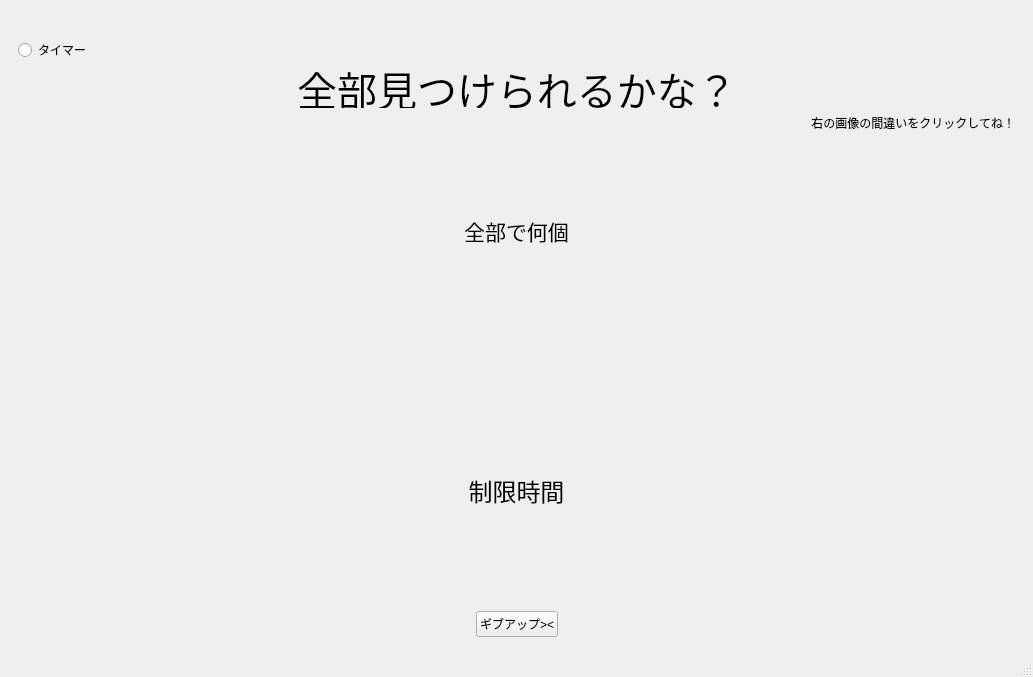
<?xml version="1.0" encoding="UTF-8"?>
<ui version="4.0">
 <class>MainWindow</class>
 <widget class="QMainWindow" name="MainWindow">
  <property name="geometry">
   <rect>
    <x>0</x>
    <y>0</y>
    <width>1033</width>
    <height>677</height>
   </rect>
  </property>
  <property name="minimumSize">
   <size>
    <width>1000</width>
    <height>611</height>
   </size>
  </property>
  <property name="windowTitle">
   <string>MainWindow</string>
  </property>
  <widget class="QWidget" name="centralwidget">
   <layout class="QHBoxLayout" name="horizontalLayout_3">
    <item>
     <widget class="QStackedWidget" name="stackedWidget">
      <property name="currentIndex">
       <number>1</number>
      </property>
      <widget class="QWidget" name="page">
       <layout class="QVBoxLayout" name="verticalLayout_2">
        <item>
         <layout class="QHBoxLayout" name="horizontalLayout_6">
          <item>
           <spacer name="horizontalSpacer_8">
            <property name="orientation">
             <enum>Qt::Horizontal</enum>
            </property>
            <property name="sizeHint" stdset="0">
             <size>
              <width>40</width>
              <height>20</height>
             </size>
            </property>
           </spacer>
          </item>
          <item>
           <widget class="QLabel" name="label">
            <property name="minimumSize">
             <size>
              <width>700</width>
              <height>300</height>
             </size>
            </property>
            <property name="text">
             <string/>
            </property>
           </widget>
          </item>
          <item>
           <spacer name="horizontalSpacer_9">
            <property name="orientation">
             <enum>Qt::Horizontal</enum>
            </property>
            <property name="sizeHint" stdset="0">
             <size>
              <width>40</width>
              <height>20</height>
             </size>
            </property>
           </spacer>
          </item>
         </layout>
        </item>
        <item>
         <layout class="QVBoxLayout" name="verticalLayout">
          <item>
           <spacer name="verticalSpacer_7">
            <property name="orientation">
             <enum>Qt::Vertical</enum>
            </property>
            <property name="sizeHint" stdset="0">
             <size>
              <width>20</width>
              <height>40</height>
             </size>
            </property>
           </spacer>
          </item>
          <item>
           <widget class="QLabel" name="label_4">
            <property name="minimumSize">
             <size>
              <width>0</width>
              <height>30</height>
             </size>
            </property>
            <property name="text">
             <string>スタートボタンをクリックするとプレイモードが始まるよ!</string>
            </property>
            <property name="alignment">
             <set>Qt::AlignCenter</set>
            </property>
           </widget>
          </item>
          <item>
           <spacer name="verticalSpacer">
            <property name="orientation">
             <enum>Qt::Vertical</enum>
            </property>
            <property name="sizeHint" stdset="0">
             <size>
              <width>20</width>
              <height>30</height>
             </size>
            </property>
           </spacer>
          </item>
          <item>
           <layout class="QHBoxLayout" name="horizontalLayout">
            <item>
             <spacer name="horizontalSpacer">
              <property name="orientation">
               <enum>Qt::Horizontal</enum>
              </property>
              <property name="sizeHint" stdset="0">
               <size>
                <width>329</width>
                <height>17</height>
               </size>
              </property>
             </spacer>
            </item>
            <item>
             <widget class="QPushButton" name="startbutton">
              <property name="minimumSize">
               <size>
                <width>400</width>
                <height>70</height>
               </size>
              </property>
              <property name="text">
               <string>Start!!</string>
              </property>
             </widget>
            </item>
            <item>
             <spacer name="horizontalSpacer_2">
              <property name="orientation">
               <enum>Qt::Horizontal</enum>
              </property>
              <property name="sizeHint" stdset="0">
               <size>
                <width>329</width>
                <height>17</height>
               </size>
              </property>
             </spacer>
            </item>
           </layout>
          </item>
          <item>
           <spacer name="verticalSpacer_2">
            <property name="orientation">
             <enum>Qt::Vertical</enum>
            </property>
            <property name="sizeHint" stdset="0">
             <size>
              <width>20</width>
              <height>40</height>
             </size>
            </property>
           </spacer>
          </item>
         </layout>
        </item>
       </layout>
      </widget>
      <widget class="QWidget" name="page_2">
       <layout class="QHBoxLayout" name="horizontalLayout_12">
        <item>
         <layout class="QVBoxLayout" name="verticalLayout_3">
          <item>
           <layout class="QHBoxLayout" name="horizontalLayout_8">
            <item>
             <spacer name="horizontalSpacer_10">
              <property name="orientation">
               <enum>Qt::Horizontal</enum>
              </property>
              <property name="sizeHint" stdset="0">
               <size>
                <width>40</width>
                <height>20</height>
               </size>
              </property>
             </spacer>
            </item>
           </layout>
          </item>
          <item>
           <layout class="QHBoxLayout" name="horizontalLayout_5">
            <item>
             <layout class="QHBoxLayout" name="horizontalLayout_4">
              <item>
               <widget class="QRadioButton" name="radioButton">
                <property name="text">
                 <string>タイマー</string>
                </property>
               </widget>
              </item>
              <item>
               <spacer name="horizontalSpacer_7">
                <property name="orientation">
                 <enum>Qt::Horizontal</enum>
                </property>
                <property name="sizeHint" stdset="0">
                 <size>
                  <width>458</width>
                  <height>20</height>
                 </size>
                </property>
               </spacer>
              </item>
              <item>
               <spacer name="horizontalSpacer_6">
                <property name="orientation">
                 <enum>Qt::Horizontal</enum>
                </property>
                <property name="sizeHint" stdset="0">
                 <size>
                  <width>40</width>
                  <height>20</height>
                 </size>
                </property>
               </spacer>
              </item>
             </layout>
            </item>
           </layout>
          </item>
          <item>
           <spacer name="verticalSpacer_8">
            <property name="orientation">
             <enum>Qt::Vertical</enum>
            </property>
            <property name="sizeHint" stdset="0">
             <size>
              <width>20</width>
              <height>40</height>
             </size>
            </property>
           </spacer>
          </item>
          <item>
           <layout class="QHBoxLayout" name="horizontalLayout_9">
            <item>
             <layout class="QHBoxLayout" name="horizontalLayout_2">
              <item>
               <spacer name="horizontalSpacer_3">
                <property name="orientation">
                 <enum>Qt::Horizontal</enum>
                </property>
                <property name="sizeHint" stdset="0">
                 <size>
                  <width>40</width>
                  <height>20</height>
                 </size>
                </property>
               </spacer>
              </item>
              <item>
               <widget class="QLabel" name="sagasou">
                <property name="minimumSize">
                 <size>
                  <width>0</width>
                  <height>40</height>
                 </size>
                </property>
                <property name="font">
                 <font>
                  <pointsize>30</pointsize>
                 </font>
                </property>
                <property name="text">
                 <string>全部見つけられるかな？</string>
                </property>
                <property name="scaledContents">
                 <bool>false</bool>
                </property>
                <property name="alignment">
                 <set>Qt::AlignCenter</set>
                </property>
               </widget>
              </item>
              <item>
               <spacer name="horizontalSpacer_4">
                <property name="orientation">
                 <enum>Qt::Horizontal</enum>
                </property>
                <property name="sizeHint" stdset="0">
                 <size>
                  <width>40</width>
                  <height>20</height>
                 </size>
                </property>
               </spacer>
              </item>
             </layout>
            </item>
           </layout>
          </item>
          <item>
           <spacer name="verticalSpacer_9">
            <property name="orientation">
             <enum>Qt::Vertical</enum>
            </property>
            <property name="sizeHint" stdset="0">
             <size>
              <width>20</width>
              <height>40</height>
             </size>
            </property>
           </spacer>
          </item>
          <item>
           <widget class="QLabel" name="label_2">
            <property name="text">
             <string>右の画像の間違いをクリックしてね！</string>
            </property>
            <property name="alignment">
             <set>Qt::AlignRight|Qt::AlignTrailing|Qt::AlignVCenter</set>
            </property>
           </widget>
          </item>
          <item>
           <layout class="QHBoxLayout" name="horizontalLayout_7">
            <item>
             <spacer name="horizontalSpacer_14">
              <property name="orientation">
               <enum>Qt::Horizontal</enum>
              </property>
              <property name="sizeHint" stdset="0">
               <size>
                <width>40</width>
                <height>20</height>
               </size>
              </property>
             </spacer>
            </item>
            <item>
             <widget class="QLabel" name="imagelabel1">
              <property name="minimumSize">
               <size>
                <width>600</width>
                <height>600</height>
               </size>
              </property>
              <property name="font">
               <font>
                <italic>false</italic>
                <underline>false</underline>
               </font>
              </property>
              <property name="text">
               <string/>
              </property>
             </widget>
            </item>
            <item>
             <spacer name="horizontalSpacer_16">
              <property name="orientation">
               <enum>Qt::Horizontal</enum>
              </property>
              <property name="sizeHint" stdset="0">
               <size>
                <width>40</width>
                <height>20</height>
               </size>
              </property>
             </spacer>
            </item>
            <item>
             <layout class="QVBoxLayout" name="verticalLayout_4">
              <item>
               <spacer name="verticalSpacer_6">
                <property name="orientation">
                 <enum>Qt::Vertical</enum>
                </property>
                <property name="sizeHint" stdset="0">
                 <size>
                  <width>20</width>
                  <height>40</height>
                 </size>
                </property>
               </spacer>
              </item>
              <item>
               <widget class="QLabel" name="allnumlabel">
                <property name="font">
                 <font>
                  <pointsize>16</pointsize>
                 </font>
                </property>
                <property name="text">
                 <string>全部で何個</string>
                </property>
                <property name="alignment">
                 <set>Qt::AlignCenter</set>
                </property>
               </widget>
              </item>
              <item>
               <spacer name="verticalSpacer_3">
                <property name="orientation">
                 <enum>Qt::Vertical</enum>
                </property>
                <property name="sizeHint" stdset="0">
                 <size>
                  <width>20</width>
                  <height>30</height>
                 </size>
                </property>
               </spacer>
              </item>
              <item>
               <widget class="QLabel" name="kosulabel">
                <property name="minimumSize">
                 <size>
                  <width>0</width>
                  <height>60</height>
                 </size>
                </property>
                <property name="font">
                 <font>
                  <pointsize>18</pointsize>
                 </font>
                </property>
                <property name="text">
                 <string/>
                </property>
                <property name="alignment">
                 <set>Qt::AlignCenter</set>
                </property>
               </widget>
              </item>
              <item>
               <spacer name="verticalSpacer_4">
                <property name="orientation">
                 <enum>Qt::Vertical</enum>
                </property>
                <property name="sizeHint" stdset="0">
                 <size>
                  <width>20</width>
                  <height>40</height>
                 </size>
                </property>
               </spacer>
              </item>
              <item>
               <widget class="QLabel" name="timelabel">
                <property name="font">
                 <font>
                  <pointsize>18</pointsize>
                 </font>
                </property>
                <property name="text">
                 <string>制限時間</string>
                </property>
                <property name="alignment">
                 <set>Qt::AlignCenter</set>
                </property>
               </widget>
              </item>
              <item>
               <widget class="QLabel" name="label_5">
                <property name="text">
                 <string/>
                </property>
               </widget>
              </item>
              <item>
               <spacer name="verticalSpacer_5">
                <property name="orientation">
                 <enum>Qt::Vertical</enum>
                </property>
                <property name="sizeHint" stdset="0">
                 <size>
                  <width>20</width>
                  <height>40</height>
                 </size>
                </property>
               </spacer>
              </item>
             </layout>
            </item>
            <item>
             <spacer name="horizontalSpacer_17">
              <property name="orientation">
               <enum>Qt::Horizontal</enum>
              </property>
              <property name="sizeHint" stdset="0">
               <size>
                <width>40</width>
                <height>20</height>
               </size>
              </property>
             </spacer>
            </item>
            <item>
             <widget class="QLabel" name="imagelabel2">
              <property name="minimumSize">
               <size>
                <width>600</width>
                <height>600</height>
               </size>
              </property>
              <property name="sizeIncrement">
               <size>
                <width>100</width>
                <height>100</height>
               </size>
              </property>
              <property name="text">
               <string/>
              </property>
             </widget>
            </item>
            <item>
             <spacer name="horizontalSpacer_15">
              <property name="orientation">
               <enum>Qt::Horizontal</enum>
              </property>
              <property name="sizeHint" stdset="0">
               <size>
                <width>40</width>
                <height>20</height>
               </size>
              </property>
             </spacer>
            </item>
           </layout>
          </item>
          <item>
           <layout class="QHBoxLayout" name="horizontalLayout_11">
            <item>
             <layout class="QHBoxLayout" name="horizontalLayout_10">
              <item>
               <spacer name="horizontalSpacer_11">
                <property name="orientation">
                 <enum>Qt::Horizontal</enum>
                </property>
                <property name="sizeHint" stdset="0">
                 <size>
                  <width>40</width>
                  <height>20</height>
                 </size>
                </property>
               </spacer>
              </item>
             </layout>
            </item>
            <item>
             <widget class="QPushButton" name="giveupbutton">
              <property name="text">
               <string>ギブアップ&gt;&lt;</string>
              </property>
             </widget>
            </item>
            <item>
             <spacer name="horizontalSpacer_12">
              <property name="orientation">
               <enum>Qt::Horizontal</enum>
              </property>
              <property name="sizeHint" stdset="0">
               <size>
                <width>40</width>
                <height>20</height>
               </size>
              </property>
             </spacer>
            </item>
           </layout>
          </item>
         </layout>
        </item>
       </layout>
      </widget>
      <widget class="QWidget" name="page_5">
       <layout class="QHBoxLayout" name="horizontalLayout_13">
        <item>
         <spacer name="horizontalSpacer_5">
          <property name="orientation">
           <enum>Qt::Horizontal</enum>
          </property>
          <property name="sizeHint" stdset="0">
           <size>
            <width>40</width>
            <height>20</height>
           </size>
          </property>
         </spacer>
        </item>
        <item>
         <layout class="QVBoxLayout" name="verticalLayout_5">
          <item>
           <widget class="QLabel" name="clearlabel">
            <property name="sizePolicy">
             <sizepolicy hsizetype="Expanding" vsizetype="Expanding">
              <horstretch>0</horstretch>
              <verstretch>0</verstretch>
             </sizepolicy>
            </property>
            <property name="minimumSize">
             <size>
              <width>800</width>
              <height>600</height>
             </size>
            </property>
            <property name="maximumSize">
             <size>
              <width>1051</width>
              <height>611</height>
             </size>
            </property>
            <property name="font">
             <font>
              <pointsize>50</pointsize>
             </font>
            </property>
            <property name="text">
             <string/>
            </property>
           </widget>
          </item>
          <item>
           <widget class="QPushButton" name="clearbutton">
            <property name="text">
             <string>スタートへ戻る</string>
            </property>
           </widget>
          </item>
         </layout>
        </item>
        <item>
         <spacer name="horizontalSpacer_13">
          <property name="orientation">
           <enum>Qt::Horizontal</enum>
          </property>
          <property name="sizeHint" stdset="0">
           <size>
            <width>40</width>
            <height>20</height>
           </size>
          </property>
         </spacer>
        </item>
       </layout>
      </widget>
     </widget>
    </item>
   </layout>
  </widget>
  <widget class="QMenuBar" name="menubar">
   <property name="geometry">
    <rect>
     <x>0</x>
     <y>0</y>
     <width>1033</width>
     <height>28</height>
    </rect>
   </property>
  </widget>
  <widget class="QStatusBar" name="statusbar"/>
 </widget>
 <resources/>
 <connections/>
</ui>
